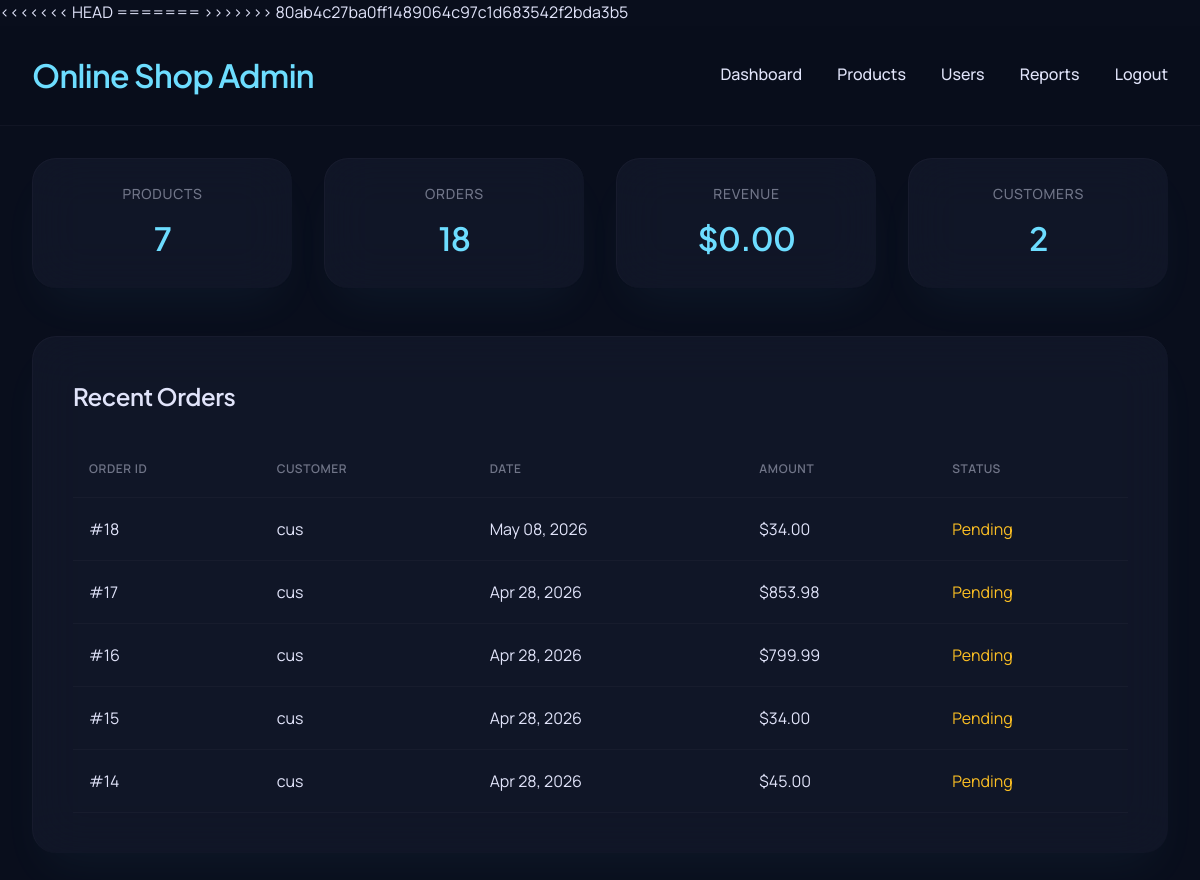
Page /admin/dashboard.php (signed in) on the committed database.
### tables this page shows
CREATE TABLE `orders` (
  `id` int(11) NOT NULL AUTO_INCREMENT,
  `user_id` int(11) NOT NULL,
  `order_date` datetime DEFAULT current_timestamp(),
  `total_amount` decimal(10,2) DEFAULT 0.00,
  `status` enum('pending','completed','cancelled') DEFAULT 'pending',
  PRIMARY KEY (`id`),
  KEY `user_id` (`user_id`),
  CONSTRAINT `orders_ibfk_1` FOREIGN KEY (`user_id`) REFERENCES `users` (`id`) ON DELETE CASCADE
);

CREATE TABLE `users` (
  `id` int(11) NOT NULL AUTO_INCREMENT,
  `username` varchar(50) NOT NULL,
  `password` varchar(255) NOT NULL,
  `email` varchar(100) NOT NULL,
  `role` enum('admin','user') DEFAULT 'user',
  `created_at` timestamp NOT NULL DEFAULT current_timestamp(),
  PRIMARY KEY (`id`),
  UNIQUE KEY `username` (`username`),
  UNIQUE KEY `email` (`email`)
);

### admin/dashboard.php (the view, shortened to what this page needs)
<?php
require_once '../includes/functions.php';
$stmt = $pdo->prepare("CALL sp_get_dashboard_stats()");
$stmt->execute();
$stats = $stmt->fetch();
$orders_stmt = $pdo->query("
    SELECT o.id, u.username, o.order_date, o.total_amount, o.status
    FROM orders o
    JOIN users u ON o.user_id = u.id
    ORDER BY o.order_date DESC
    LIMIT 5
");
$recent_orders = $orders_stmt->fetchAll();
?>
<!DOCTYPE html>
<html lang="en">
<head>
    <link rel="stylesheet" href="../assets/css/style.css">
</head>
<body>
<nav>
    <h2 style="margin: 0; color: var(--primary);">Online Shop Admin</h2>
    <div class="nav-links">
        <a href="dashboard.php">Dashboard</a>
        <a href="products.php">Products</a>
        <a href="users.php">Users</a>
        <a href="reports.php">Reports</a>
        <a href="../logout.php">Logout</a>
    </div>
</nav>
<div class="container">
    <div class="grid" style="grid-template-columns: repeat(4, 1fr); margin-bottom: 3rem;">
        <div class="card" style="padding: 1.5rem; text-align: center;">
            <label>Products</label>
            <h2 style="margin: 0; color: var(--primary);"><?php echo $stats['total_products']; ?></h2>
        </div>
        <div class="card" style="padding: 1.5rem; text-align: center;">
            <label>Orders</label>
            <h2 style="margin: 0; color: var(--primary);"><?php echo $stats['total_orders']; ?></h2>
        </div>
        <div class="card" style="padding: 1.5rem; text-align: center;">
            <label>Revenue</label>
            <h2 style="margin: 0; color: var(--primary);">$<?php echo number_format($stats['total_revenue'] ?? 0, 2); ?></h2>
        </div>
        <div class="card" style="padding: 1.5rem; text-align: center;">
            <label>Customers</label>
            <h2 style="margin: 0; color: var(--primary);"><?php echo $stats['total_customers']; ?></h2>
        </div>
    </div>
    <div class="card">
        <h3>Recent Orders</h3>
        <table>
            <thead>
                <tr>
                    <th>Order ID</th>
                    <th>Customer</th>
                    <th>Date</th>
                    <th>Amount</th>
                    <th>Status</th>
                </tr>
            </thead>
            <tbody>
                <?php foreach ($recent_orders as $order): ?>
                <tr>
                    <td>#<?php echo $order['id']; ?></td>
                    <td><?php echo htmlspecialchars($order['username']); ?></td>
                    <td><?php echo date('M d, Y', strtotime($order['order_date'])); ?></td>
                    <td>$<?php echo number_format($order['total_amount'], 2); ?></td>
                    <td><span style="color: <?php echo $order['status'] === 'completed' ? '#4ade80' : '#fbbf24'; ?>;"><?php echo ucfirst($order['status']); ?></span></td>
                </tr>
                <?php endforeach; ?>
            </tbody>
        </table>
    </div>
</div>
</body>
</html>

### assets/css/style.css (style rules this page uses)
:root { --background: #090e1c; --on-background: #e1e4fa; --surface: #090e1c; --on-surface: #e1e4fa; --surface-container-low: #0d1323; --surface-container: #13192b; --surface-container-high: #181f33; --surface-container-highest: #1e253b; --primary: #6dddff; --on-primary: #004c5e; --primary-container: #00d2fd; --on-primary-container: #004352; --secondary: #03c1fb; --on-secondary: #00374b; --secondary-container: #006687; --on-secondary-container: #f1f9ff; --error: #ffb4ab; --on-error: #490006; --outline: #707588; --outline-variant: rgba(67, 71, 89, 0.15); --bg-color: var(--background); --text-color: var(--on-background); --text-dim: var(--outline); }
* { margin: 0; padding: 0; box-sizing: border-box; }
body { background-color: var(--background); color: var(--on-background); font-family: 'Manrope', sans-serif; line-height: 1.6; overflow-x: hidden; }
h1, h2, h3, h4, h5, h6 { font-family: 'Plus Jakarta Sans', sans-serif; font-weight: 600; letter-spacing: -0.02em; color: var(--on-surface); }
h2 { font-size: 2rem; margin-bottom: 1.25rem; }
h3 { font-size: 1.5rem; margin-bottom: 1rem; }
p, label { color: var(--outline); }
.container { max-width: 1200px; margin: 0 auto; padding: 2rem; }
.card { background: rgba(24, 31, 51, 0.5); backdrop-filter: blur(24px); -webkit-backdrop-filter: blur(24px); border-top: 1px solid var(--outline-variant); border-left: 1px solid var(--outline-variant); border-radius: 1.5rem; padding: 2.5rem; box-shadow: 0 24px 48px -12px rgba(109, 221, 255, 0.05); }
label { display: block; margin-bottom: 0.5rem; font-size: 0.875rem; text-transform: uppercase; letter-spacing: 0.05em; font-weight: 500; }
nav { display: flex; justify-content: space-between; align-items: center; padding: 1.5rem 2rem; background: rgba(9, 14, 28, 0.8); backdrop-filter: blur(20px); border-bottom: 1px solid var(--outline-variant); position: sticky; top: 0; z-index: 100; }
.nav-links a { color: var(--on-surface); text-decoration: none; margin-left: 2rem; font-weight: 500; transition: color 0.3s ease; }
table { width: 100%; border-collapse: collapse; margin-top: 1.5rem; }
th, td { padding: 1.25rem 1rem; text-align: left; border-bottom: 1px solid var(--outline-variant); }
th { color: var(--outline); font-weight: 600; text-transform: uppercase; font-size: 0.75rem; letter-spacing: 0.05em; }
.grid { display: grid; grid-template-columns: repeat(auto-fill, minmax(280px, 1fr)); gap: 2rem; }

### rows in the picture
orders: id "18", user.username "cus", order_date "May 08, 2026", total_amount "34.00", status "Pending"
orders: id "17", user.username "cus", order_date "Apr 28, 2026", total_amount "853.98", status "Pending"
orders: id "16", user.username "cus", order_date "Apr 28, 2026", total_amount "799.99", status "Pending"
orders: id "15", user.username "cus", order_date "Apr 28, 2026", total_amount "34.00", status "Pending"
orders: id "14", user.username "cus", order_date "Apr 28, 2026", total_amount "45.00", status "Pending"

### other values in the picture
$stats['total_products'] "7"
$stats['total_orders'] "18"
$stats['total_revenue'] "0.00"
$stats['total_customers'] "2"
